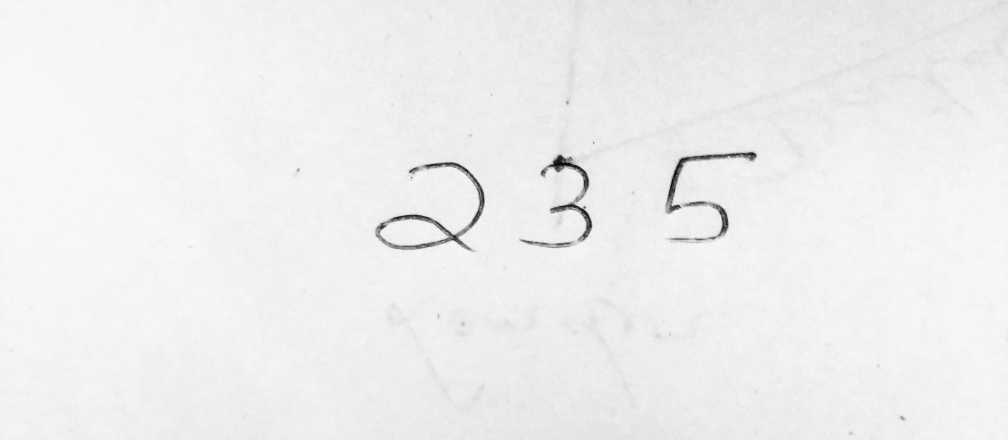
#> input picture predict.jpg, 3024 x 1318 px (shown at 1/3 size)
$ jupyter execute --allow-errors MNIST.ipynb
#> lines starting #> are read from the running program, lines starting #| are printed output that depends on the picture; after the words box and inside, x2 and y2 are one past the last pixel; in counts of white or black regions, pixels touching at a corner belong together
<a href="https://colab.research.google.com/github/nivethaakm99/MNIST-/blob/master/MNIST.ipynb" target="_parent"></a>

[cell 1]
#importing the necessary packages

import math
import numpy as np
import h5py
from matplotlib.pyplot import imshow
import scipy
from keras.datasets import mnist
from keras import layers
from keras.layers import Input, ZeroPadding2D, Conv2D, BatchNormalization, Activation, Dense, Flatten, MaxPooling2D
from keras.models import Model, Sequential
from keras.utils import to_categorical
from matplotlib import pyplot as plt
import cv2

#> (a cell that did not finish here is left out)

#> (a cell that did not finish here is left out)

#> (a cell that did not finish here is left out)

[cell 5]
#defining the model

def mnist_model(input_shape):
  model = Sequential()
  model.add(Conv2D(32, (3,3), activation='relu', input_shape=input_shape))
  model.add(BatchNormalization())
  model.add(MaxPooling2D(2,2))
  model.add(BatchNormalization())
  model.add(Conv2D(64, (3,3), activation='relu'))
  model.add(BatchNormalization())
  model.add(MaxPooling2D(2,2))
  model.add(BatchNormalization())
  model.add(Flatten())
  model.add(Dense(256, activation='relu'))
  model.add(BatchNormalization())
  model.add(Dense(10, activation='softmax'))
  return model

#> (a cell that did not finish here is left out)

#> (a cell that did not finish here is left out)

[cell 8]
#loss and accuracy of training and validation

plt.subplot(211)
plt.title('Loss')
#> (the rest of this cell did not finish here and is left out)

#> (a cell that did not finish here is left out)

[cell 10]
#Detecting the digits in the image to classify them seperately.
#the threshold is set high(212) since the handwritten digits is not dark enough.

image = cv2.imread('predict.jpg')
#> image is the input picture: shape (1318, 3024, 3); min 0, max 255, mean 238.6
grey = cv2.cvtColor(image.copy(), cv2.COLOR_BGR2GRAY)
grey = cv2.GaussianBlur(grey, (7, 7), 0)
ret, thresh = cv2.threshold(grey.copy(), 212, 300, cv2.THRESH_BINARY_INV)
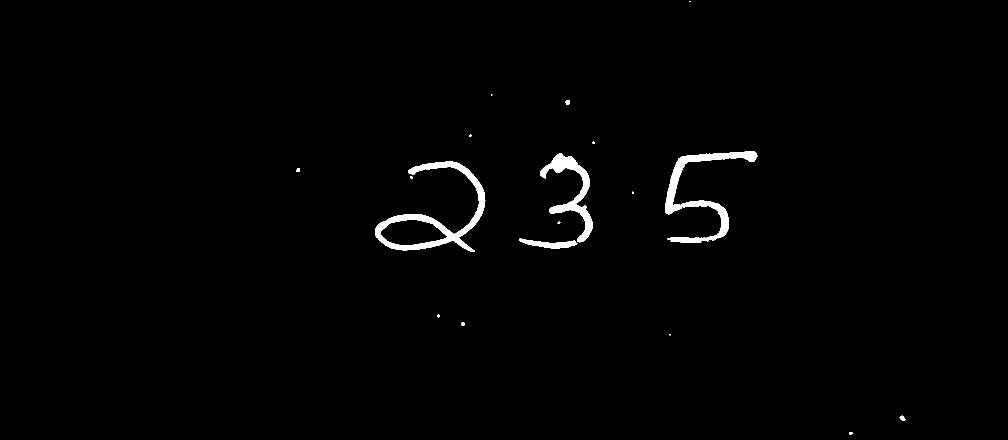
#> thresh: shape (1318, 3024) (shown at 1/3 size); 1.1% white; 18 white regions (3 under 20 px)
contours, _ = cv2.findContours(thresh.copy(), cv2.RETR_EXTERNAL, cv2.CHAIN_APPROX_SIMPLE)
#> contours = 18 contours, 4 with area under 20; largest, box (x1, y1, x2, y2) and area: (1125, 484, 1456, 756) 26670, (1995, 454, 2272, 729) 13669, (1621, 461, 1778, 727) 9972, (1558, 716, 1732, 745) 2271, (2699, 1247, 2716, 1262) 149

preprocessed_digits = []
rect_areas = []

#to eliminate the unwanted noises, the mean of all the bounding boxes is considered
for c in contours:
    (x, y, w, h) = cv2.boundingRect(c)
    rect_areas.append(w * h)
#> this loop made 18 passes
#> (x, y, w, h) on passes 1 to 12: (2548, 1296, 10, 8), (2699, 1247, 17, 15), (2008, 1002, 4, 4), (1384, 967, 11, 10), (1313, 943, 5, 10), (1558, 716, 174, 29), (1673, 664, 8, 7), (1896, 575, 5, 6), (1231, 529, 7, 8), (889, 504, 10, 11), (1125, 484, 331, 272), (1621, 461, 157, 266)
#> (c, x, y, w, h) on pass 18: ([[2069, 3], [2069, 5], [2070, 5], [2070, 3]], 2069, 3, 2, 3)
#> after the loop, rect_areas = [80, 255, 16, 110, 50, 5046, 56, 30, 56, 110, 90032, 41762, 76175, 48, 48, 168, 16, 6]
avg_area = np.mean(rect_areas)
#> avg_area = 11892.4

for c in contours:
    x,y,w,h = cv2.boundingRect(c)
    cnt_area = w * h
    if not cnt_area < 0.5 * avg_area:

            cv2.rectangle(image, (x,y), (x+w, y+h), color=(0, 255, 0), thickness=4)
            digit = thresh[y:y+h, x:x+w]
            resized_digit = cv2.resize(digit, (18,18))
            padded_digit = np.pad(resized_digit, ((5,5),(5,5)), "constant", constant_values=0)
            preprocessed_digits.append(padded_digit)
#> this loop made 18 passes
#> (x, y, w, h, cnt_area) on passes 1, 2, 4, 5, 6, 7, 8, 9, 10, 11, 12, 13: (2548, 1296, 10, 8, 80), (2699, 1247, 17, 15, 255), (1384, 967, 11, 10, 110), (1313, 943, 5, 10, 50), (1558, 716, 174, 29, 5046), (1673, 664, 8, 7, 56), (1896, 575, 5, 6, 30), (1231, 529, 7, 8, 56), (889, 504, 10, 11, 110), (1125, 484, 331, 272, 90032), (1621, 461, 157, 266, 41762), (1995, 454, 277, 275, 76175)
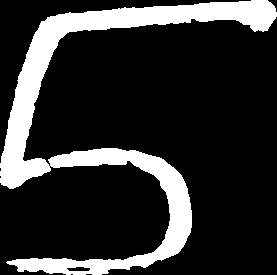
#> digit: shape (275, 277); 18.9% white; 1 white region, box (x1, y1, x2, y2) and area: (0, 0, 277, 275) 14380
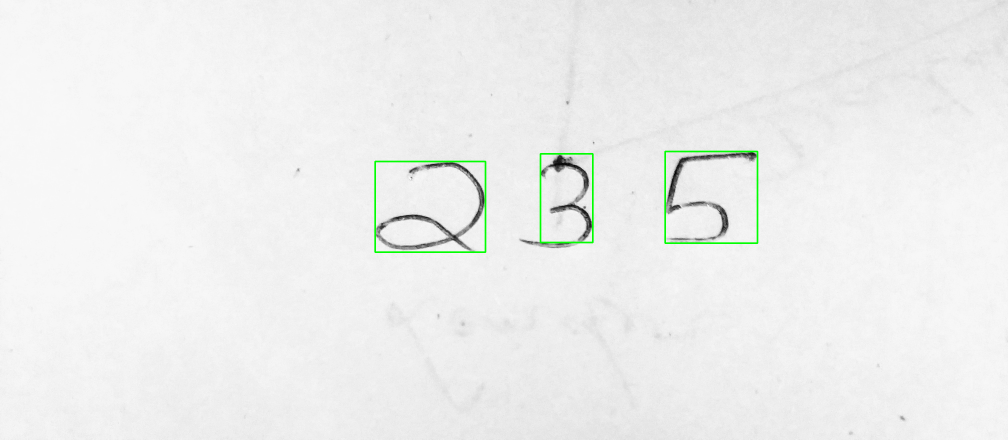
#> image: shape (1318, 3024, 3) (shown at 1/3 size); 0.4% of pixels changed, all inside (x1, y1, x2, y2) = (1123, 452, 2275, 759)
#> after the loop, preprocessed_digits = 3 items

plt.imshow(image, cmap="gray")
plt.show()

inp = np.array(preprocessed_digits)
